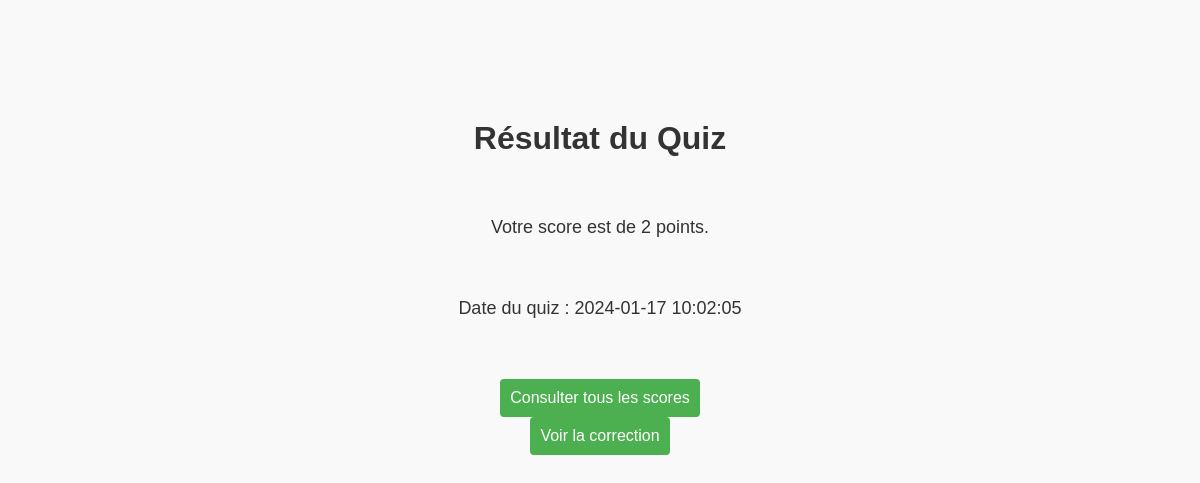
Page /resultat_quiz.php on the earlier database version.
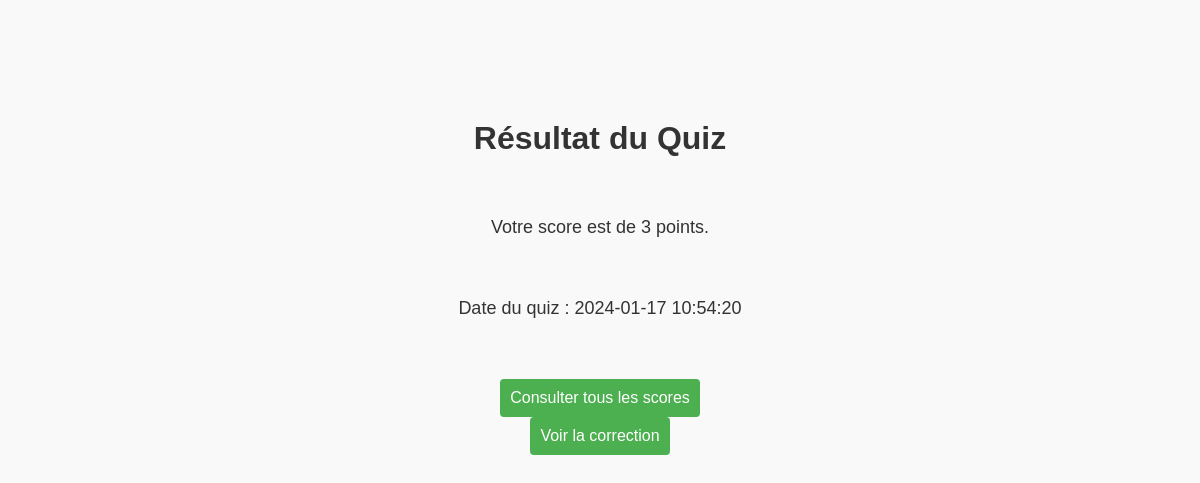
Same page on the later database version.
### tables this page shows
CREATE TABLE scores (
        id INTEGER PRIMARY KEY,
        participant_id INTEGER,
        score INTEGER,
        time INTEGER,
        FOREIGN KEY (participant_id) REFERENCES participants(idP));

### resultat_quiz.php (the view, shortened to what this page needs)
<!DOCTYPE html>
<html lang="fr">
<head>
    <link rel="stylesheet" type="text/css" href="css/resultat.css">
</head>
<body>
    <h1>Résultat du Quiz</h1>
    <?php
    require 'database.php';
    try {
        $result = $file_db->query("SELECT * FROM scores ORDER BY id DESC LIMIT 1")->fetch(PDO::FETCH_ASSOC);
        if ($result) {
            echo '<p>Votre score est de ' . $result['score'] . ' points.</p>';
            echo '<p>Date du quiz : ' . date('Y-m-d H:i:s', $result['time']) . '</p>';
            echo '<a href="consulter_scores.php"><button>Consulter tous les scores</button></a>';
            echo '<a href="correction.php"><button>Voir la correction</button></a>';
        } else {
            echo '<p>Aucun score disponible.</p>';
        }
    } catch (PDOException $ex) {
        echo $ex->getMessage();
    }
    ?>
</body>
</html>

Differences in the rows shown:
removed scores: score "2", time "2024-01-17 10:02:05"
now on this page (row edited): scores: score "3", time "2024-01-17 10:54:20"
